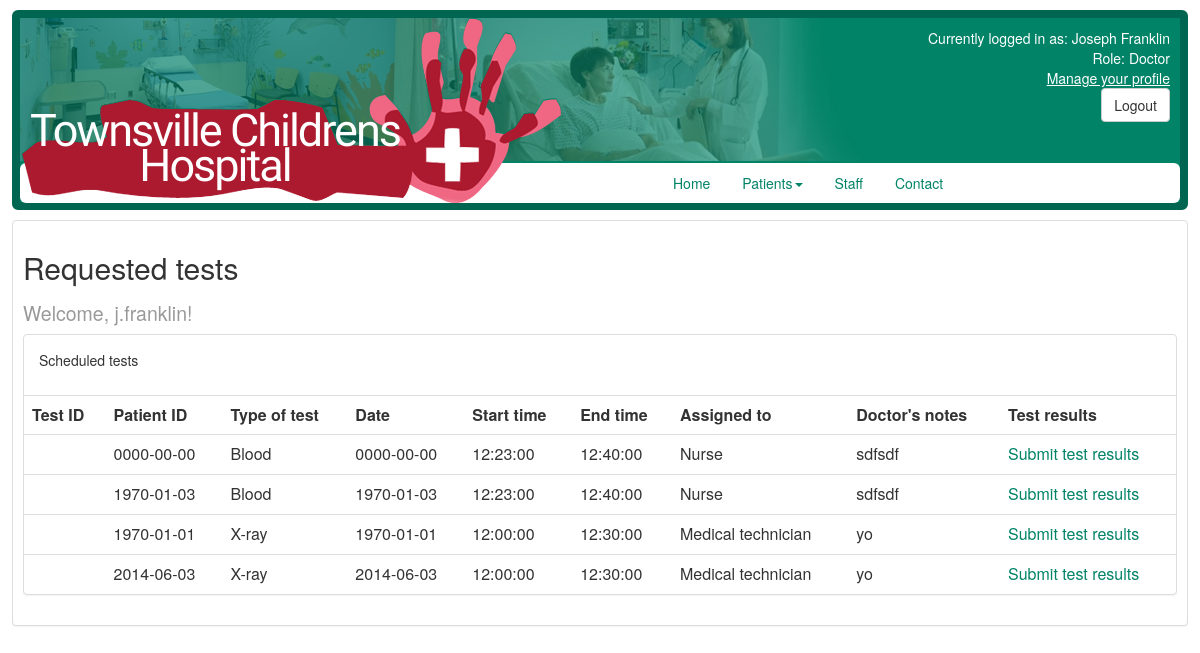
The app's page /requestedTests.php (signed in) with its own data.
### tables this page shows
CREATE TABLE IF NOT EXISTS `staff` (
  `first_name` varchar(255) NOT NULL,
  `surname` varchar(255) NOT NULL,
  `role` varchar(255) NOT NULL,
  `username` varchar(255) NOT NULL DEFAULT '',
  `access_level` int(11) NOT NULL,
  `password` varchar(255) DEFAULT NULL,
  `email` varchar(255) NOT NULL,
  `phone` int(255) NOT NULL,
  PRIMARY KEY (`username`),
  UNIQUE KEY `username` (`username`)
);

CREATE TABLE IF NOT EXISTS `testing_request` (
  `patient_ID` int(11) NOT NULL,
  `test_date` date DEFAULT NULL,
  `start_time` time DEFAULT NULL,
  `end_time` time DEFAULT NULL,
  `test_type` varchar(255) NOT NULL,
  `assign_to` varchar(255) DEFAULT NULL,
  `doctors_notes` varchar(255) DEFAULT NULL
);

### include.php (called while the page is built, shortened)
<?php
function query($sql)
{
    $res = mysql_query($sql) or die(mysql_error() . ' in ' . $sql);
    return $res;
}
?>

### requestedTests.php (the view, shortened to what this page needs)
<?php include 'headImports.php'; ?>
<!DOCTYPE html>
<html>
<head>
</head>
<body>
<?php
require_once 'include.php';
?>
<div id="wrapper">
    <?php include 'header.php'; ?>
    <div id="main_container">
        <div id="right_container" class="panel panel-default">
            <h2>Requested tests</h2>
            <h2>
                <small>Welcome, <?php echo($_SESSION['username']); ?>!</small>
            </h2>
            <div class='panel panel-default'>
                <div class="panel-body">
                    <p>Scheduled tests</p>
                </div>
                <?php
                $sql = "SELECT * FROM testing_request";
                $result = query($sql);
                ?>
                <table class="table">
                    <tr>
                        <th>Test ID</th>
                        <th> Patient ID</th>
                        <th>Type of test</th>
                        <th>Date</th>
                        <th>Start time</th>
                        <th>End time</th>
                        <th>Assigned to</th>
                        <th>Doctor's notes</th>
                        <th>Test results</th>
                    </tr>
                    <?php
                    while ($row = mysql_fetch_array($result)) {
                        echo '<tr><td>' . $row['test_id'] . '</td>';
                        echo '<td>' . $row[1] . '</td>';
                        echo '<td>' . $row['test_type'] . '</td>';
                        echo '<td>' . $row['test_date'] . '</td>';
                        echo '<td>' . $row['start_time'] . '</td>';
                        echo '<td>' . $row['end_time'] . '</td>';
                        echo '<td>' . $row['assign_to'] . '</td>';
                        echo '<td>' . $row['doctors_notes'] . '</td>';
                        echo '<td><a href="submitTestResults.php?test_id=' . $row['test_id'] . '&patient_id=' . $row[1] . '">Submit test results</a>
								  </td></tr>';
                    }
                    ?>
                </table>
            </div>
        </div>
    </div>
</div>
</body>
</html>

### header.php (shortened to what this page needs)
<div id="header">
    <a href="/">
        <div id="logo_background">
            <div id="logo_text">Townsville Childrens Hospital</div>
        </div>
    </a>
    <div id="loggedin_info">
        <?php
        $username = $_SESSION['username'];
        $sql = "SELECT first_name, surname, role FROM staff WHERE username  = '$username'";
        $result = query($sql);
        $row = mysql_fetch_array($result);
        $name = $row[0] . ' ' . $row[1];
        $role = $row[2];
        ?>
        Currently logged in as: <?php echo $name ?> <br>
        Role: <?php echo $role ?> <br>
        <a href="singleStaff.php?staff_username=<?php echo $username; ?>">Manage your profile</a><br/>
        <div id="lg_button">
            <form action="logout.php" method="">
                <input type="submit" value="Logout" class="btn btn-default"/>
            </form>
        </div>
    </div>
    <div id="menu_bg">
        <div id="menu">
            <ul class="nav nav-pills" id="navigation">
                <li><a href="index.php">Home</a></li>
                <li class="dropdown"><a class="dropdown-toggle" data-toggle="dropdown" href="#">Patients<span
                            class="caret"></span></a>
                </li>
                <li><a href="staff.php">Staff</a></li>
                <li><a href="contact.php">Contact</a></li>
            </ul>
        </div>
    </div>
</div>

### css/global.css (style rules this page uses)
#wrapper { min-width: 1000px; min-height: 768px; width: 98%; margin: 10px auto; position: relative; }
#header { width: 100%; height: 200px; background-color: #008367; border: 8px solid #006652; border-radius:6px; background-image: url('../images/bg.png'); background-repeat: no-repeat }
#logo_background { z-index: 2; width: 539px; height: 185px; background-image: url('../images/logo_background.png'); position: absolute; left: 10px; }
#logo_text { z-index: 3; position: absolute; width: 408px; letter-spacing: -2px; line-height: 35px; text-align: center; font-size: 45px; font-family: 'Sanchez', serif; color: white; top: 95px; left: -11px; }
#menu { z-index: 1; position: absolute; left: 55%; }
#menu_bg { z-index: 1; width: 100%; height: 40px; background-color: white; top: 145px; position: relative; border-radius:6px; }
#loggedin_info { float: right; text-align: right; margin: 10px; color: white; }
#loggedin_info a { color: white; text-decoration: underline; }
#main_container { min-width: 100%; height: auto; position: absolute; top: 210px; }
#right_container { width: 100%; float: right; padding: 10px; }

### css/login.css (style rules this page uses)
body { margin: 0px; }

### records on screen
staff: name "Joseph Franklin", role "Doctor"
testing_request: test_date "0000-00-00", test_type "Blood", start_time "12:23:00", end_time "12:40:00", assign_to "Nurse", doctors_notes "sdfsdf"
testing_request: test_date "1970-01-03", test_type "Blood", start_time "12:23:00", end_time "12:40:00", assign_to "Nurse", doctors_notes "sdfsdf"
testing_request: test_date "1970-01-01", test_type "X-ray", start_time "12:00:00", end_time "12:30:00", assign_to "Medical technician", doctors_notes "yo"
testing_request: test_date "2014-06-03", test_type "X-ray", start_time "12:00:00", end_time "12:30:00", assign_to "Medical technician", doctors_notes "yo"

### other values on screen
$_SESSION['username'] "j.franklin"
